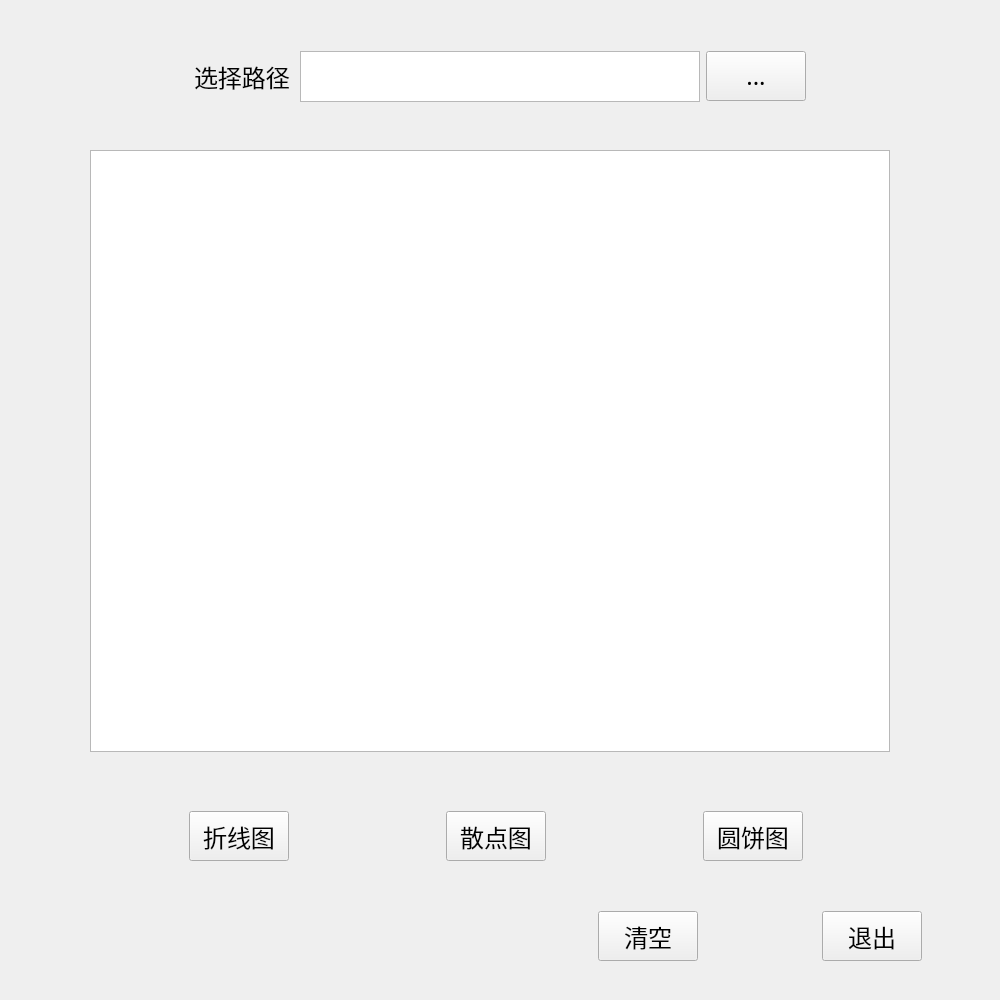
<?xml version="1.0" encoding="UTF-8"?>
<ui version="4.0">
 <class>Form</class>
 <widget class="QWidget" name="Form">
  <property name="geometry">
   <rect>
    <x>0</x>
    <y>0</y>
    <width>1000</width>
    <height>1000</height>
   </rect>
  </property>
  <property name="windowTitle">
   <string>Form</string>
  </property>
  <widget class="QWidget" name="layoutWidget">
   <property name="geometry">
    <rect>
     <x>0</x>
     <y>150</y>
     <width>1001</width>
     <height>602</height>
    </rect>
   </property>
   <layout class="QHBoxLayout" name="horizontalLayout_2">
    <item>
     <spacer name="horizontalSpacer_5">
      <property name="orientation">
       <enum>Qt::Horizontal</enum>
      </property>
      <property name="sizeHint" stdset="0">
       <size>
        <width>98</width>
        <height>20</height>
       </size>
      </property>
     </spacer>
    </item>
    <item>
     <widget class="QGraphicsView" name="graphicsView">
      <property name="minimumSize">
       <size>
        <width>800</width>
        <height>600</height>
       </size>
      </property>
     </widget>
    </item>
    <item>
     <spacer name="horizontalSpacer_6">
      <property name="orientation">
       <enum>Qt::Horizontal</enum>
      </property>
      <property name="sizeHint" stdset="0">
       <size>
        <width>118</width>
        <height>20</height>
       </size>
      </property>
     </spacer>
    </item>
   </layout>
  </widget>
  <widget class="QWidget" name="">
   <property name="geometry">
    <rect>
     <x>4</x>
     <y>50</y>
     <width>991</width>
     <height>53</height>
    </rect>
   </property>
   <layout class="QHBoxLayout" name="horizontalLayout_4">
    <item>
     <spacer name="horizontalSpacer_10">
      <property name="orientation">
       <enum>Qt::Horizontal</enum>
      </property>
      <property name="sizeHint" stdset="0">
       <size>
        <width>118</width>
        <height>20</height>
       </size>
      </property>
     </spacer>
    </item>
    <item>
     <widget class="QLabel" name="label">
      <property name="minimumSize">
       <size>
        <width>100</width>
        <height>50</height>
       </size>
      </property>
      <property name="font">
       <font>
        <pointsize>18</pointsize>
       </font>
      </property>
      <property name="text">
       <string>选择路径</string>
      </property>
     </widget>
    </item>
    <item>
     <widget class="QTextEdit" name="textEdit">
      <property name="minimumSize">
       <size>
        <width>400</width>
        <height>51</height>
       </size>
      </property>
      <property name="maximumSize">
       <size>
        <width>400</width>
        <height>51</height>
       </size>
      </property>
      <property name="font">
       <font>
        <pointsize>12</pointsize>
       </font>
      </property>
     </widget>
    </item>
    <item>
     <widget class="QToolButton" name="toolButton">
      <property name="minimumSize">
       <size>
        <width>100</width>
        <height>50</height>
       </size>
      </property>
      <property name="font">
       <font>
        <family>Adobe 宋体 Std L</family>
        <pointsize>18</pointsize>
       </font>
      </property>
      <property name="text">
       <string>...</string>
      </property>
     </widget>
    </item>
    <item>
     <spacer name="horizontalSpacer_11">
      <property name="orientation">
       <enum>Qt::Horizontal</enum>
      </property>
      <property name="sizeHint" stdset="0">
       <size>
        <width>158</width>
        <height>20</height>
       </size>
      </property>
     </spacer>
    </item>
   </layout>
  </widget>
  <widget class="QWidget" name="">
   <property name="geometry">
    <rect>
     <x>10</x>
     <y>910</y>
     <width>990</width>
     <height>52</height>
    </rect>
   </property>
   <layout class="QHBoxLayout" name="horizontalLayout_3">
    <item>
     <spacer name="horizontalSpacer_7">
      <property name="orientation">
       <enum>Qt::Horizontal</enum>
      </property>
      <property name="sizeHint" stdset="0">
       <size>
        <width>588</width>
        <height>20</height>
       </size>
      </property>
     </spacer>
    </item>
    <item>
     <widget class="QPushButton" name="pushButton_5">
      <property name="minimumSize">
       <size>
        <width>100</width>
        <height>50</height>
       </size>
      </property>
      <property name="font">
       <font>
        <pointsize>18</pointsize>
       </font>
      </property>
      <property name="text">
       <string>清空</string>
      </property>
     </widget>
    </item>
    <item>
     <spacer name="horizontalSpacer_8">
      <property name="orientation">
       <enum>Qt::Horizontal</enum>
      </property>
      <property name="sizeHint" stdset="0">
       <size>
        <width>118</width>
        <height>20</height>
       </size>
      </property>
     </spacer>
    </item>
    <item>
     <widget class="QPushButton" name="pushButton_4">
      <property name="minimumSize">
       <size>
        <width>100</width>
        <height>50</height>
       </size>
      </property>
      <property name="font">
       <font>
        <pointsize>18</pointsize>
       </font>
      </property>
      <property name="text">
       <string>退出</string>
      </property>
     </widget>
    </item>
    <item>
     <spacer name="horizontalSpacer_9">
      <property name="orientation">
       <enum>Qt::Horizontal</enum>
      </property>
      <property name="sizeHint" stdset="0">
       <size>
        <width>58</width>
        <height>20</height>
       </size>
      </property>
     </spacer>
    </item>
   </layout>
  </widget>
  <widget class="QWidget" name="">
   <property name="geometry">
    <rect>
     <x>1</x>
     <y>810</y>
     <width>990</width>
     <height>52</height>
    </rect>
   </property>
   <layout class="QHBoxLayout" name="horizontalLayout">
    <item>
     <spacer name="horizontalSpacer">
      <property name="orientation">
       <enum>Qt::Horizontal</enum>
      </property>
      <property name="sizeHint" stdset="0">
       <size>
        <width>188</width>
        <height>50</height>
       </size>
      </property>
     </spacer>
    </item>
    <item>
     <widget class="QPushButton" name="pushButton">
      <property name="minimumSize">
       <size>
        <width>100</width>
        <height>50</height>
       </size>
      </property>
      <property name="font">
       <font>
        <pointsize>18</pointsize>
       </font>
      </property>
      <property name="text">
       <string>折线图</string>
      </property>
     </widget>
    </item>
    <item>
     <spacer name="horizontalSpacer_2">
      <property name="orientation">
       <enum>Qt::Horizontal</enum>
      </property>
      <property name="sizeHint" stdset="0">
       <size>
        <width>138</width>
        <height>50</height>
       </size>
      </property>
     </spacer>
    </item>
    <item>
     <widget class="QPushButton" name="pushButton_2">
      <property name="minimumSize">
       <size>
        <width>100</width>
        <height>50</height>
       </size>
      </property>
      <property name="font">
       <font>
        <pointsize>18</pointsize>
       </font>
      </property>
      <property name="text">
       <string>散点图</string>
      </property>
     </widget>
    </item>
    <item>
     <spacer name="horizontalSpacer_3">
      <property name="orientation">
       <enum>Qt::Horizontal</enum>
      </property>
      <property name="sizeHint" stdset="0">
       <size>
        <width>138</width>
        <height>50</height>
       </size>
      </property>
     </spacer>
    </item>
    <item>
     <widget class="QPushButton" name="pushButton_3">
      <property name="minimumSize">
       <size>
        <width>100</width>
        <height>50</height>
       </size>
      </property>
      <property name="font">
       <font>
        <pointsize>18</pointsize>
       </font>
      </property>
      <property name="text">
       <string>圆饼图</string>
      </property>
     </widget>
    </item>
    <item>
     <spacer name="horizontalSpacer_4">
      <property name="orientation">
       <enum>Qt::Horizontal</enum>
      </property>
      <property name="sizeHint" stdset="0">
       <size>
        <width>188</width>
        <height>50</height>
       </size>
      </property>
     </spacer>
    </item>
   </layout>
  </widget>
 </widget>
 <resources/>
 <connections/>
</ui>
